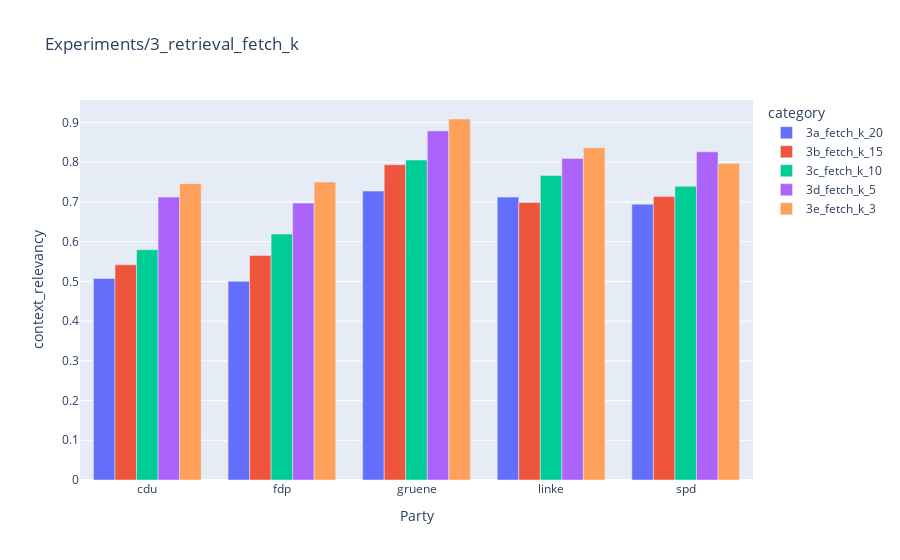

Notebook code for this chart:
### Code cell
metric_id = 0
df_plot = pd.DataFrame()
for file_name in metrics_files:
    df = pd.read_csv(file_name, header=[0, 1], index_col=[0, 1])
    metrics = list(set(df.columns.get_level_values(0)))
    experiment_run = "_".join(os.path.basename(file_name).split("_")[1:]).split(".")[0]
    df_plot[experiment_run] = df[metrics[metric_id]].mean(axis=0)


df = pd.DataFrame(df_plot).reset_index().rename(columns={"index": "party"})
df_melted = df.melt(id_vars=["party"], var_name="category", value_name="value")
print(metrics[metric_id])
print(df_melted.groupby("category")["value"].mean())
px.bar(
    df_melted,
    x="party",
    y="value",
    color="category",
    barmode="group",
    labels={"value": metrics[metric_id], "party": "Party"},
    title=f"{experiment}",
)

### Figure 1 — Plotly figure (JSON) as saved in the notebook; plotly's stock layout.template omitted (floating-point values rounded to 4 significant figures)
{"data": [{"alignmentgroup": "True", "hovertemplate": "category=3a_fetch_k_20<br>Party=%{x}<br>context_relevancy=%{y}<extra></extra>", "legendgroup": "3a_fetch_k_20", "marker": {"color": "#636efa", "pattern": {"shape": ""}}, "name": "3a_fetch_k_20", "offsetgroup": "3a_fetch_k_20", "orientation": "v", "showlegend": true, "textposition": "auto", "type": "bar", "x": ["cdu", "fdp", "gruene", "linke", "spd"], "xaxis": "x", "y": [0.5072, 0.5, 0.7273, 0.7121, 0.6944], "yaxis": "y"}, {"alignmentgroup": "True", "hovertemplate": "category=3b_fetch_k_15<br>Party=%{x}<br>context_relevancy=%{y}<extra></extra>", "legendgroup": "3b_fetch_k_15", "marker": {"color": "#EF553B", "pattern": {"shape": ""}}, "name": "3b_fetch_k_15", "offsetgroup": "3b_fetch_k_15", "orientation": "v", "showlegend": true, "textposition": "auto", "type": "bar", "x": ["cdu", "fdp", "gruene", "linke", "spd"], "xaxis": "x", "y": [0.5417, 0.5652, 0.7937, 0.6984, 0.7138], "yaxis": "y"}, {"alignmentgroup": "True", "hovertemplate": "category=3c_fetch_k_10<br>Party=%{x}<br>context_relevancy=%{y}<extra></extra>", "legendgroup": "3c_fetch_k_10", "marker": {"color": "#00cc96", "pattern": {"shape": ""}}, "name": "3c_fetch_k_10", "offsetgroup": "3c_fetch_k_10", "orientation": "v", "showlegend": true, "textposition": "auto", "type": "bar", "x": ["cdu", "fdp", "gruene", "linke", "spd"], "xaxis": "x", "y": [0.5797, 0.619, 0.8056, 0.7667, 0.7391], "yaxis": "y"}, {"alignmentgroup": "True", "hovertemplate": "category=3d_fetch_k_5<br>Party=%{x}<br>context_relevancy=%{y}<extra></extra>", "legendgroup": "3d_fetch_k_5", "marker": {"color": "#ab63fa", "pattern": {"shape": ""}}, "name": "3d_fetch_k_5", "offsetgroup": "3d_fetch_k_5", "orientation": "v", "showlegend": true, "textposition": "auto", "type": "bar", "x": ["cdu", "fdp", "gruene", "linke", "spd"], "xaxis": "x", "y": [0.7121, 0.697, 0.8788, 0.8095, 0.8261], "yaxis": "y"}, {"alignmentgroup": "True", "hovertemplate": "category=3e_fetch_k_3<br>Party=%{x}<br>context_relevancy=%{y}<extra></extra>", "legendgroup": "3e_fetch_k_3", "marker": {"color": "#FFA15A", "pattern": {"shape": ""}}, "name": "3e_fetch_k_3", "offsetgroup": "3e_fetch_k_3", "orientation": "v", "showlegend": true, "textposition": "auto", "type": "bar", "x": ["cdu", "fdp", "gruene", "linke", "spd"], "xaxis": "x", "y": [0.746, 0.75, 0.9087, 0.8364, 0.7971], "yaxis": "y"}], "layout": {"barmode": "group", "legend": {"title": {"text": "category"}, "tracegroupgap": 0}, "title": {"text": "Experiments/3_retrieval_fetch_k"}, "xaxis": {"anchor": "y", "domain": [0, 1], "title": {"text": "Party"}}, "yaxis": {"anchor": "x", "domain": [0, 1], "title": {"text": "context_relevancy"}}}}
